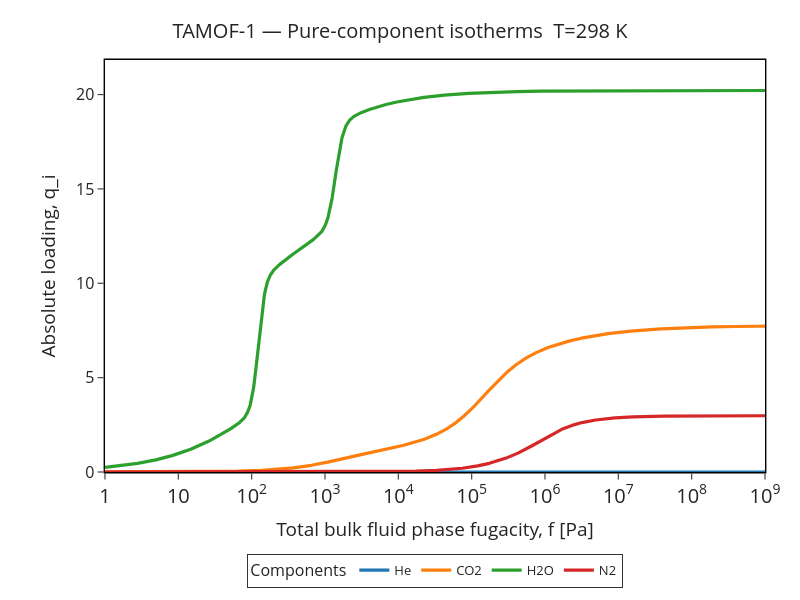

The cell this chart's notebook holds for it:
### Markdown cell above
## Pure-component isotherms

### Code cell
fig = plotter.pure_components(include_carrier_gas=True, show_markers=False)
fig

### Figure 1 — Plotly figure (JSON) as saved in the notebook; plotly's stock layout.template omitted (floating-point values rounded to 4 significant figures; data arrays with more than 128 entries replaced by an {"elided": "..."} marker saying what was removed)
{"data": [{"hovertemplate": "He<br>P=%{x:.4g} Pa<br>y=%{y:.6g}<extra></extra>", "line": {"width": 3.2}, "mode": "lines", "name": "He", "type": "scatter", "x": {"elided": "10000 float values"}, "y": {"elided": "10000 float values"}}, {"hovertemplate": "CO2<br>P=%{x:.4g} Pa<br>y=%{y:.6g}<extra></extra>", "line": {"width": 3.2}, "mode": "lines", "name": "CO2", "type": "scatter", "x": {"elided": "10000 float values"}, "y": {"elided": "10000 float values"}}, {"hovertemplate": "H2O<br>P=%{x:.4g} Pa<br>y=%{y:.6g}<extra></extra>", "line": {"width": 3.2}, "mode": "lines", "name": "H2O", "type": "scatter", "x": {"elided": "10000 float values"}, "y": {"elided": "10000 float values"}}, {"hovertemplate": "N2<br>P=%{x:.4g} Pa<br>y=%{y:.6g}<extra></extra>", "line": {"width": 3.2}, "mode": "lines", "name": "N2", "type": "scatter", "x": {"elided": "10000 float values"}, "y": {"elided": "10000 float values"}}], "layout": {"font": {"size": 16}, "height": 600, "legend": {"bgcolor": "rgba(255,255,255,0.95)", "bordercolor": "black", "borderwidth": 0.8, "font": {"size": 13}, "orientation": "h", "title": {"text": "Components"}, "x": 0.5, "xanchor": "center", "y": -0.2, "yanchor": "top"}, "margin": {"b": 88, "l": 105, "r": 35, "t": 60}, "paper_bgcolor": "white", "plot_bgcolor": "white", "showlegend": true, "title": {"font": {"size": 20}, "text": "TAMOF-1 — Pure-component isotherms  T=298 K", "x": 0.5, "xanchor": "center", "y": 0.96, "yanchor": "top"}, "width": 800, "xaxis": {"dtick": 1, "exponentformat": "power", "linecolor": "black", "linewidth": 1.4, "minor": {"showgrid": false, "ticks": ""}, "minorloglabels": "none", "mirror": true, "showgrid": false, "showline": true, "tick0": 0, "ticklen": 6, "tickmode": "linear", "ticks": "outside", "tickwidth": 1.2, "title": {"text": "Total bulk fluid phase fugacity, f [Pa]"}, "type": "log", "zeroline": false}, "yaxis": {"linecolor": "black", "linewidth": 1.4, "mirror": true, "range": [0, 21.83], "showgrid": false, "showline": true, "ticklen": 6, "ticks": "outside", "tickwidth": 1.2, "title": {"text": "Absolute loading, q_i"}, "zeroline": false}}}
